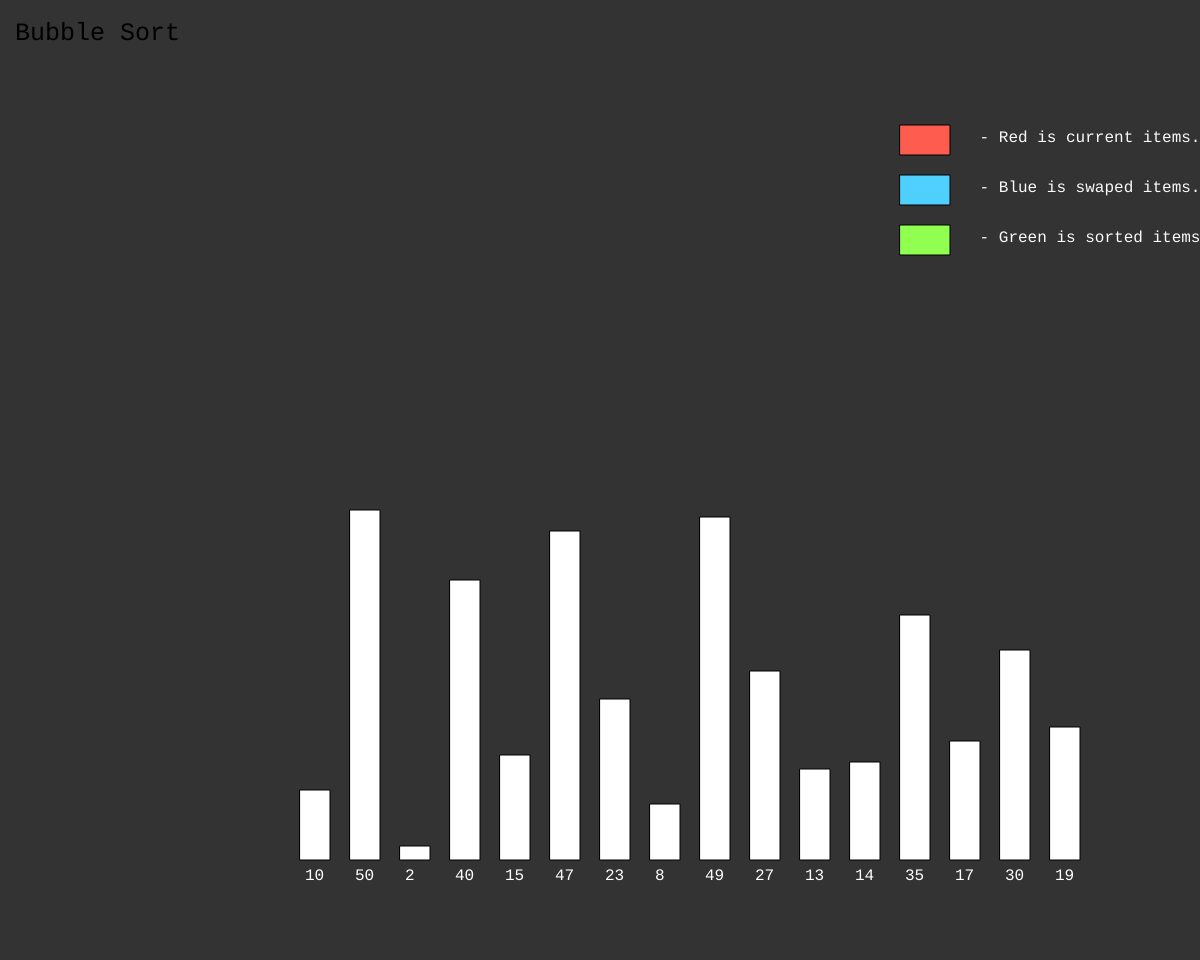
Frame 1 (no input)
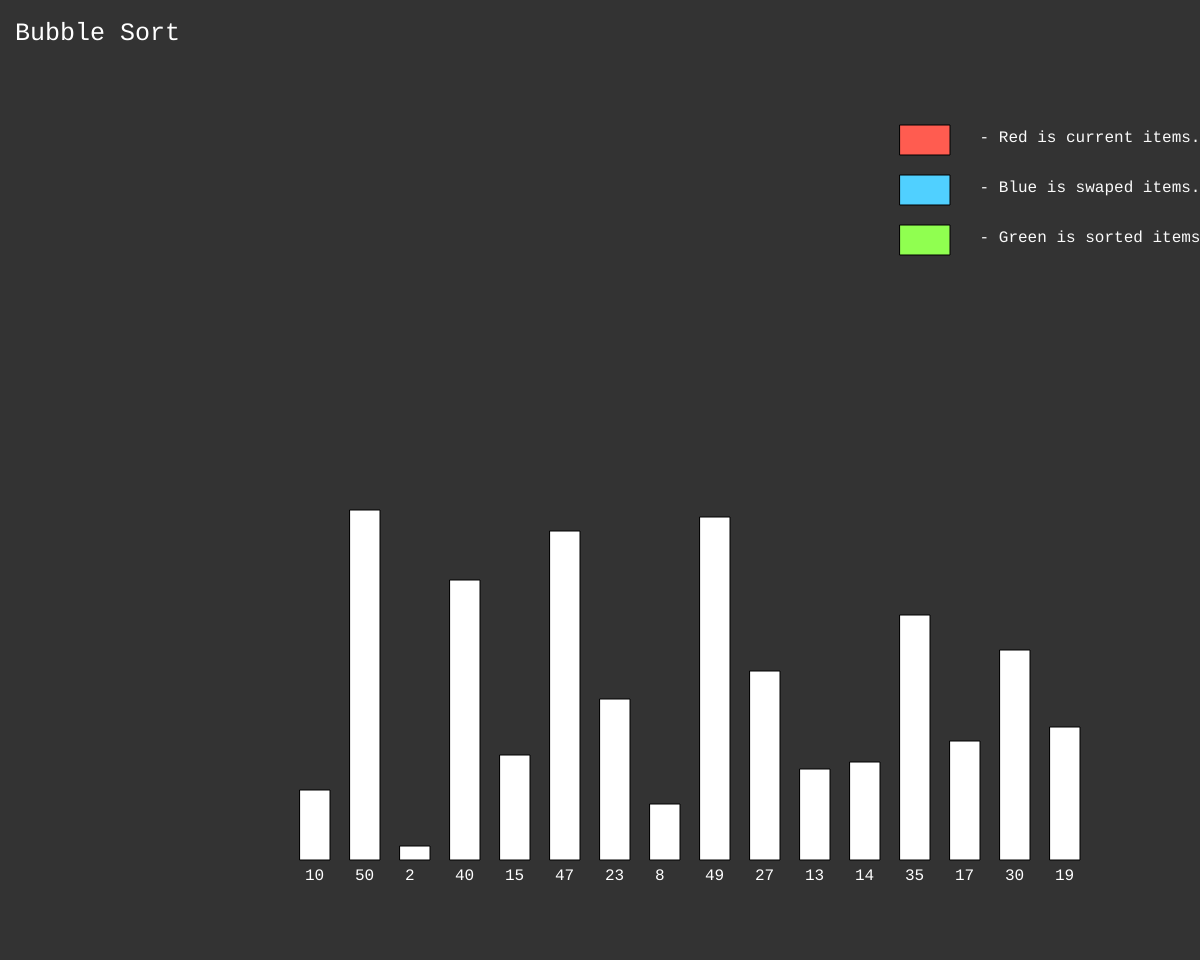
Frame 60 (no input)
Frame 120 (the mouse pressed at the canvas centre since frame 60): identical to frame 60, image omitted

The p5.js sketch that drew these frames (run headless with seeded random() and noise() and a simulated clock; from frame 60 on, the mouse is pressed at the canvas centre):

// p5.js sketch
// ── sketch.js
//var array = [10, 50, 2, 40, 15, 47, 23, 8, 49, 27, 13, 40, 35, 17, 30, 19];
var array = [new myArray(10,0), new myArray(50,0), new myArray(2,0), new myArray(40,0), new myArray(15,0), new myArray(47,0), new myArray(23,0), new myArray(8,0), new myArray(49,0), new myArray(27,0), new myArray(13,0), new myArray(14,0) ,new myArray(35,0), new myArray(17,0), new myArray(30,0), new myArray(19,0)];
var randomize;
var next, previous,run,pause,slider;
var snapShots = [];
var curSnapShot=0;
var ary = JSON.parse(JSON.stringify(array));
var isStart = false;
var fr = 1;
function setup () {
  createCanvas(windowWidth, windowHeight - 40);
  randomize = createButton("Randomize Array");
  randomize.mouseClicked(randomizeArray);
  randomize.id('randomize');

  next = createButton("Next Step");
  next.mouseClicked(nextStep);

  previous = createButton("Previous Step");
  previous.mouseClicked(prevStep);

  run = createButton("Run");
  run.mouseClicked(start);

  pause = createButton("pause");
  pause.mouseClicked(pauseSim);


  slider = createSlider(1,30,1,1);


  bubbleSort();
  console.log(snapShots);
  console.log(ary);
}

function draw () {
  background(51);
  drawName();
  drawColorCode();
  if(isStart){
    fr = slider.value();
    frameRate(fr);
    if(curSnapShot < snapShots.length){
    //console.log(curSnapShot);
    array = snapShots[curSnapShot];
    curSnapShot++;
    }
  }
  printArrayBar(array);
}

function drawName(){
  textFont('monospace');
  textSize(25);
  text("Bubble Sort", 15, 40);
  fill(100);
}
function pauseSim(){
  isStart = false;
  document.getElementById('randomize').disabled = false;
}
function start(){
  isStart = true;
  document.getElementById('randomize').disabled = true;
}

function nextStep(){
  console.log(snapShots);
  array = snapShots[curSnapShot];
  curSnapShot++;
  console.log(curSnapShot);
}

function prevStep(){
  if(curSnapShot>0){
  curSnapShot--;
  array = snapShots[curSnapShot];
}
}

function takeSnapeShot(curEmt,nxtEmt,curState,nxtState)
{
	// if(curEmt!=0){
		// ary[curEmt-1].state = 1;
		// ary[nxtEmt-1].state = 1;
	// }
	for(var i=0;i<16;i++){
		if(ary[i].state!=3){
			ary[i].state = 0;
		}
	}
	if(ary[curEmt].state!=3)
		ary[curEmt].state = curState;
	if(ary[nxtEmt].state!=3)
		ary[nxtEmt].state = nxtState;
	snapShots.push(JSON.parse(JSON.stringify(ary)));
}
// function takeSnapeShot(previMin,prevProc,index,newState){
	
  // if(prevProc !=-1){if(ary[prevProc].state == 3){ary[prevProc].state = 0;}}
  // if(previMin != -1){ary[previMin].state = 0;}
  // ary[index].state = newState;
  // snapShots.push(JSON.parse(JSON.stringify(ary)));
// }


function bubbleSort(){
	var p,q;
	for(var i=0;i<ary.length-1;i++){
		for(var j=0;j<ary.length-1;j++){
			p=j
			q=j+1
			takeSnapeShot(p,q,1,1);
			if(ary[p].element>ary[q].element)
			{
				var temp1=ary[p].element;
				ary[p].element=ary[q].element;
				ary[q].element=temp1;
				takeSnapeShot(p,q,2,2);
			}
		}
		takeSnapeShot(p,15-i,2,3);
	}
	takeSnapeShot(0,0,3,3);
  // var iMin;

  // for(var i = 0 ; i < ary.length-1 ; i++){
    // iMin = i;
    // takeSnapeShot(-1,i-1,iMin,1);
    // for(var j = i+1 ; j < ary.length ; j++){
      // takeSnapeShot(-1,j-1,j,3);
      // if(ary[j].element < ary[iMin].element){
        // takeSnapeShot(iMin,j-1,j,1);
        // iMin = j;
      // }

    // }
    // takeSnapeShot(-1,j-1,j-1,0);
    // if(iMin != i){
      // var temp = ary[i].element;
      // ary[i].element = ary[iMin].element;
      // ary[iMin].element = temp;
      // takeSnapeShot(iMin,-1,i,2);
    // }else{
      // takeSnapeShot(iMin,-1,i,2);
    // }
  // }
  // takeSnapeShot(-1,-1,ary.length-1,2);
}


//myArray object
function myArray(element,state){
  /*
  state can have 4 value
  0 - normal state , in this state color will be ==#ffffff
  1 - current min element, in this state coloe will be == #ff5c50
  2 - sorted state , in this state color wil be == #50d0ff
  3 - current processing , in this state color will be == #90ff50
  */
  this.element = element;
  this.state = state;
}

function drawColorCode(){
  fill('#ff5c50');
  rect(windowWidth-windowWidth/4,windowHeight/8,50,30);
  fill(250);
  textSize(16);
  text(" - Red is current items.",windowWidth-windowWidth/4 + 70,windowHeight/8 + 17);

  fill('#50d0ff');
  rect(windowWidth-windowWidth/4,windowHeight/8 + 50,50,30);
  fill(250);
  textSize(16);
  text(" - Blue is swaped items.",windowWidth-windowWidth/4 + 70,windowHeight/8 + 50 + 17);

  fill('#90ff50');
  rect(windowWidth-windowWidth/4,windowHeight/8 + 100,50,30);
  fill(250);
  textSize(16);
  text(" - Green is sorted items.",windowWidth-windowWidth/4 + 70,windowHeight/8 + 100 + 17);
}

function randomizeArray () {
  for (var i = 0; i < array.length; i++) {
    array[i].state = 0;
    array[i].element = Math.floor(Math.random() * 50 + 1);
  }
  ary = JSON.parse(JSON.stringify(array));
  snapShots.length = 0;
  curSnapShot = 0;
  bubbleSort();
}

function printArrayBar (array) {
  var c;
  for (var i = 0; i < array.length; i++) {
    switch (array[i].state) {
      case 0:
        c = color('#ffffff');
        break;
      case 1:
        c = color('#ff5c50');
        break;
      case 2:
        c = color('#50d0ff');
        break;
      case 3:
        c = color('#90ff50');
        break;
        default:
        c = color('#ffffff');
    }
    printBar(300 + i * 50, y = height - 100, array[i].element,c);
  }
}

function printBar (x, y, number,c) {
  fill(c);
  var ratio = number * 7;
  rect(x, y - ratio, 30, ratio);
  text(number, x + 5, y + 20);
}
